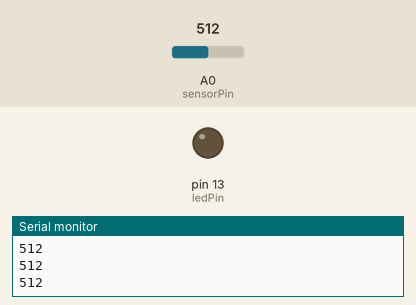
Recording of a sketch running on a simulated Arduino Uno, built with avr-gcc and run on an emulated ATmega328P. On the bench: output pins drawn as LEDs (lit = HIGH), the last lines printed to the serial monitor. The test bench sets the inputs (shaded band); at power-on: A0 (sensorPin) = 512.

Above: at 1.2 s.
1.3 s: A0 (sensorPin) set to 522
At 1.8 s:
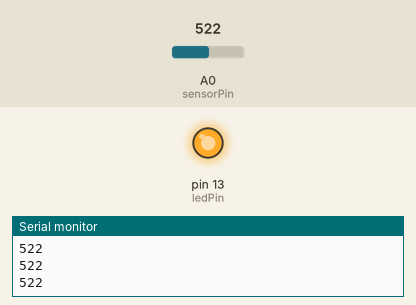
2.9 s: A0 (sensorPin) set to 511
At 4.2 s:
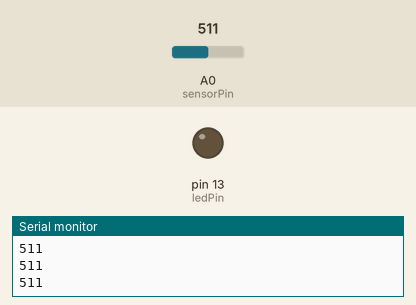
4.5 s: A0 (sensorPin) set to 716
At 5.8 s:
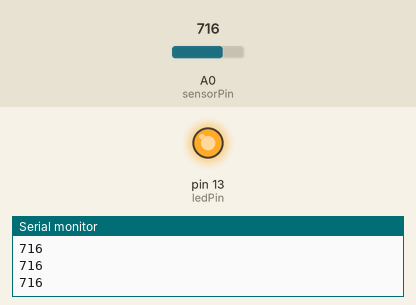
Timing chart, 0 to 7.5 s (numbered marks = the images above; inputs shaded):
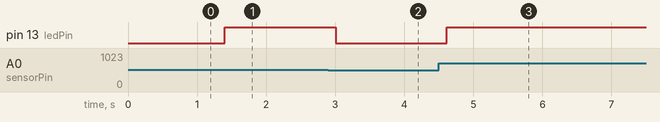

The sketch:

PhotoTransistor_Test.ino
```cpp
//PhotoTransistor Test

//This uses the code from http://bildr.org/2011/03/various-proximity-sensors-arduino/

int sensorPin = 0;
int ledPin = 13;
int outputLevel = 0;
void setup(){
 Serial.begin(9600);
 pinMode(ledPin,OUTPUT);
}

void loop(){
  int val = analogRead(sensorPin);
  Serial.println(val);
  //Slow down output to be understandable, remove for higher reaction speed
  delay(100);
  //Outputs to LED
  outputLevel = ((val+1)/4)-1;    //Converts a 0-1024 PhotoTransistor output to a 0-255 LED input
  analogWrite(ledPin,outputLevel);
}
```

Measured:
- the behaviour switches between 514 and 515 on A0 (sensorPin) (found by bisection; images 0 and 1)
- after the input at 1.3 s, pin 13 (ledPin): LOW → HIGH after 0.10 s
- after the input at 2.9 s, pin 13 (ledPin): HIGH → LOW after 0.11 s
- after the input at 4.5 s, pin 13 (ledPin): LOW → HIGH after 0.11 s
